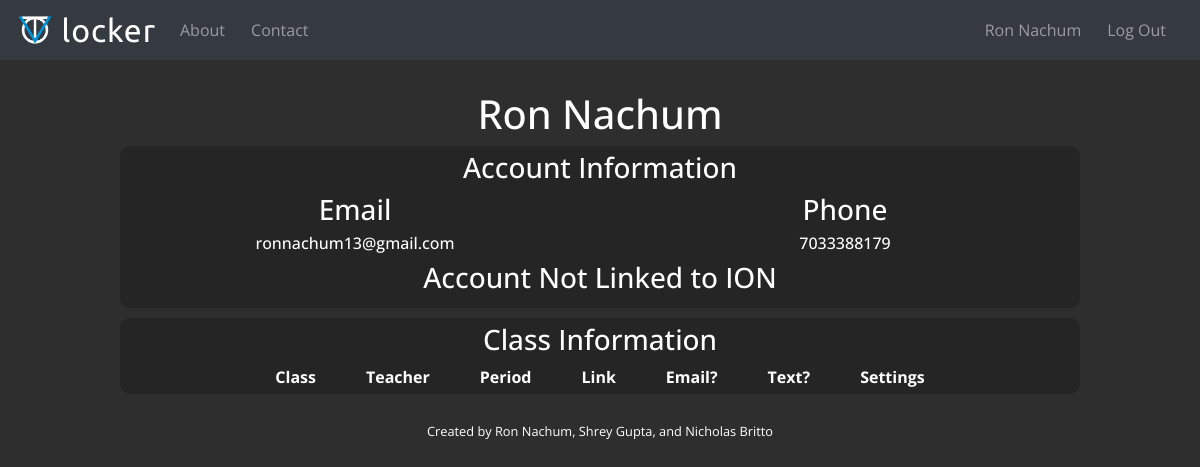
The app's page /account (signed in) with its own data.
### application/models.py (models this page shows, shortened)
class User(db.Model, UserMixin):
    id = db.Column(db.Integer, primary_key=True)
    hex_id = db.Column(db.String, default=lambda: urandom(32).hex(), unique=True, nullable=True)
    name = db.Column(db.String, nullable=False)
    email = db.Column(db.String, nullable=False)
    phone = db.Column(db.String, nullable=True)
    password = db.Column(db.String, nullable=True)
    hasIon = db.Column(db.Boolean, nullable=False, default=False)
    hasGoogle = db.Column(db.Boolean, nullable=False, default=False)
    ion_oauth = db.Column(db.String, nullable=True)
    google_oauth = db.Column(db.String, nullable=True)
    classes = db.relationship('Class', backref='user', lazy=True)
    data = db.Column(db.JSON, nullable=True)

### application/routes/user_routes.py (the view)
@login_required
@app.route("/account", methods=["GET", "POST"])
def account():
    print(current_user.is_authenticated)
    classes = Class.query.filter_by(user_id=current_user.id).order_by(Class.period.desc()).all()[::-1]
    has_phone = current_user.phone is not None
    return render_template('account.html', classes=classes, has_phone=has_phone)

### application/routes/main_routes.py (called while the page is built)
@login_manager.user_loader
def load_user(user_id, is_ion=False):
    if not is_ion:
        return User.query.get(int(user_id))
    else:
        return User.query.filter_by(id=user_id).first()

### application/templates/account.html (shortened to what this page needs)
{% extends "layout.html" %}
{% block page_styles %}
<link rel="stylesheet" href="../static/css/account.css">
{% endblock page_styles %}
{% block content %}
<h1>{{current_user.name}}</h1>
<div class="user-information">
    <h3>Account Information</h3>
    <div class="row">
        <div class="col-md-6">
            <h3>Email</h3>
            <h6>{{ current_user.email }}</h6>
        </div>
        <div class="col-md-6">
            <h3>Phone</h3>
            {% if has_phone %}
                <h6>{{ current_user.phone }}</h6>
            {% else %}
                <h6>No Phone Provided. You can add one <a href="{{ url_for('add_phone_number') }}">here</a>.</h6>
            {% endif %}
        </div>
    </div>
    {% if current_user.hasIon %}
        <h3>Account Linked to ION</h3>
    {% else %}
        <h3>Account Not Linked to ION</h3>
    {% endif %}
</div>
<div class="class-information">
    <h3>Class Information</h3>
    <table>
        <tr>
            <th>Class</th>
            <th>Teacher</th>
            <th>Period</th>
            <th>Link</th>
            <th>Email?</th>
            <th>Text?</th>
            <th>Settings</th>
        </tr>
    </table>
</div>
{% endblock content %}

### application/templates/layout.html (shortened to what this page needs)
{% import "bootstrap/wtf.html" as wtf %}
<!DOCTYPE html>
<html>
<head>
    <link rel="stylesheet" href="https://maxcdn.bootstrapcdn.com/bootstrap/4.0.0/css/bootstrap.min.css" />
    <link rel="stylesheet" type="text/css" href="{{ url_for('static', filename='css/main.css') }}" />
    {% block page_styles %}{% endblock page_styles %}
</head>
<body>
    <header class="site-header" style="padding-bottom: 10px">
        <nav class="navbar navbar-expand-md navbar-dark bg-dark fixed-top">
            <a id="logo_title" class="navbar-brand" href="{{ url_for('home') }}">
                <img src="{{ url_for('static', filename='images/vTJ_light.png') }}">locker
            </a>
            <div class="collapse navbar-collapse" id="navbarToggle">
                <div class="navbar-nav">
                    <a class="nav-item nav-link" href="{{ url_for('home') }}">About</a>
                    <a class="nav-item nav-link" href="{{ url_for('home') }}">Contact</a>
                </div>
                <div class="navbar-nav ml-auto">
                    {% if not current_user.is_authenticated %}
                        <a class="nav-item nav-link" href="{{ url_for('register') }}">Register</a>
                        <a class="nav-item nav-link" href="{{ url_for('login') }}">Log In</a>
                    {% else %}
                        <a class="nav-item nav-link" href="{{ url_for('account') }}">{{ current_user.name }}</a>
                        <a class="nav-item nav-link" href="{{ url_for('logout') }}">Log Out</a>
                    {% endif %}
                </div>
            </div>
        </nav>
    </header>
    <main role="main">
    {% block content %}{% endblock content %}
    </main>
    <footer class="mcontainer">
        <p>
            <small style="text-align: center">
                <p>Created by Ron Nachum, Shrey Gupta, and Nicholas Britto</p>
            </small>
        </p>
    </footer>
</body>
</html>

### application/static/css/main.css (style rules this page uses)
.mcontainer { margin: 2%; }
body { opacity: 1; transition: 1s opacity; overflow-x: hidden; }
* { font-family: "Open Sans", sans-serif; margin: 0; padding: 0; }
body { background-color: rgb(46, 46, 46); color: white; margin-top: 10vh; }
nav { height: 60px; display: flex; align-items: center; }
.navbar-collapse { background-color: #343a40; text-align: center; }
.navbar-collapse a { margin-right: 10px; }
#logo_title { color: white; font-family: "Ubuntu", sans-serif; font-size: 2rem; letter-spacing: 1px; display: flex; align-items: center; }
#logo_title img { margin-right: 7px; width: 2.4rem; height: 2.4rem; }
h1, h2, h3, h4, h5, h6 { text-align: center; }
footer { text-align: center; }

### application/static/css/account.css (style rules this page uses)
.user-information { margin-right: 10%; margin-left: 10%; margin-bottom: 10px; padding: 5px; border-radius: 10px; background-color: rgb(37, 37, 37); }
.class-information { margin-right: 10%; margin-left: 10%; display: flex; flex-direction: column; align-items: center; padding: 5px; border-radius: 10px; background-color: rgb(37, 37, 37); }
table { border-collapse: separate; border-spacing: 50px 0; }

### records on screen
User: name "Ron Nachum", email "ronnachum13@gmail.com", phone "7033388179"
